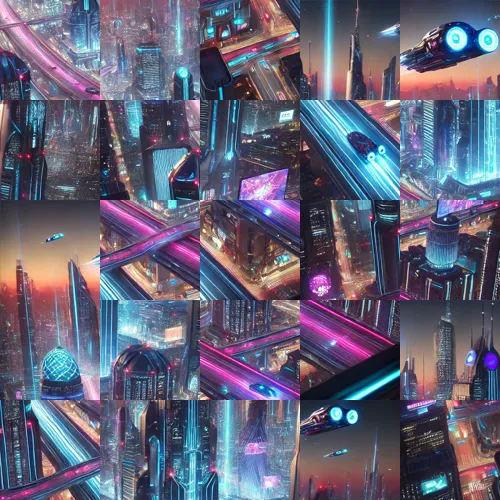
#> input picture jigsaw.webp, 500 x 500 px
$ python reassemble_grayscale.py
#> lines starting #> are read from the running program, lines starting #| are printed output that depends on the picture
from pathlib import Path
import numpy as np
from PIL import Image

def safe_open_rgb(path: Path) -> Image.Image:
    """Robust open + RGB conversion that handles alpha correctly."""
    img = Image.open(path)
#> img is the input picture: PIL image 500x500 RGB; mean R, G, B 98.7, 97.3, 118.8

    if img.mode in ('RGBA', 'LA', 'P'):
        # Composite on white background to avoid black-alpha artifacts
        if img.mode == 'P':
            img = img.convert('RGBA')
        bg = Image.new('RGB', img.size, (255, 255, 255))
        if img.mode == 'RGBA':
            bg.paste(img, mask=img.split()[-1])
        else:
            bg.paste(img)
        img = bg
    else:
        img = img.convert('RGB')
    return img

def reassemble_puzzle(scrambled_path: Path, grid_size: int = 5):
    img = safe_open_rgb(scrambled_path)
    w, h = img.size
#> w = 500; h = 500
    tw = w // grid_size
#> tw = 100
    th = h // grid_size
#> th = 100

    # Use exact tile grid size to avoid partial last row/column
    canvas_w = tw * grid_size
#> canvas_w = 500
    canvas_h = th * grid_size
#> canvas_h = 500

    print(f"Original size: {w}×{h} | Tile: {tw}×{th} | Canvas: {canvas_w}×{canvas_h}")
#| Original size: 500×500 | Tile: 100×100 | Canvas: 500×500

    if (w, h) != (canvas_w, canvas_h):
        print("⚠️  Warning: Image not perfectly divisible by 5 — using cropped canvas")

    # Mapping: (scrambled_row, scrambled_col) → (original_row, original_col)
    mapping = [
        ((0,0),(2,1)), ((0,1),(1,1)), ((0,2),(4,1)), ((0,3),(0,3)), ((0,4),(0,1)),
        ((1,0),(1,4)), ((1,1),(2,0)), ((1,2),(2,4)), ((1,3),(4,2)), ((1,4),(2,2)),
        ((2,0),(0,0)), ((2,1),(3,2)), ((2,2),(4,3)), ((2,3),(3,0)), ((2,4),(3,4)),
        ((3,0),(1,0)), ((3,1),(2,3)), ((3,2),(3,3)), ((3,3),(4,4)), ((3,4),(0,2)),
        ((4,0),(3,1)), ((4,1),(1,2)), ((4,2),(1,3)), ((4,3),(0,4)), ((4,4),(4,0))
    ]

    reconstructed = Image.new('RGB', (canvas_w, canvas_h))
#> reconstructed: PIL image 500x500 RGB; every value is 0

    for (sr, sc), (orow, ocol) in mapping:
        box = (sc * tw, sr * th, (sc + 1) * tw, (sr + 1) * th)
        tile = img.crop(box)
        paste_pos = (ocol * tw, orow * th)
        reconstructed.paste(tile, paste_pos)
#> this loop made 25 passes
#> pass 1, in reassemble_puzzle, `tile = img.crop(box)`:
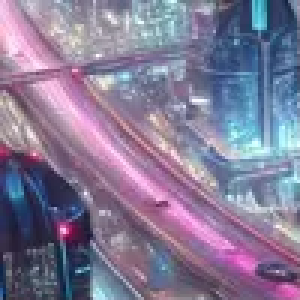
#> tile: PIL image 100x100 RGB (shown 3 times larger); mean R, G, B 131.7, 122.6, 150.9
#> pass 2, in reassemble_puzzle, `tile = img.crop(box)`:
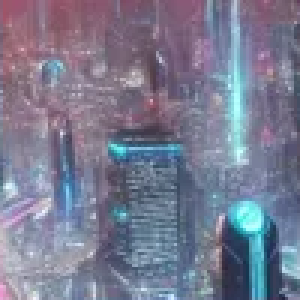
#> tile: PIL image 100x100 RGB (shown 3 times larger); mean R, G, B 120.8, 122.8, 144.4
#> pass 3, in reassemble_puzzle, `tile = img.crop(box)`:
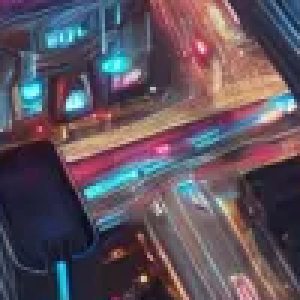
#> tile: PIL image 100x100 RGB (shown 3 times larger); mean R, G, B 94.9, 82.9, 93.6
#> after the loop:
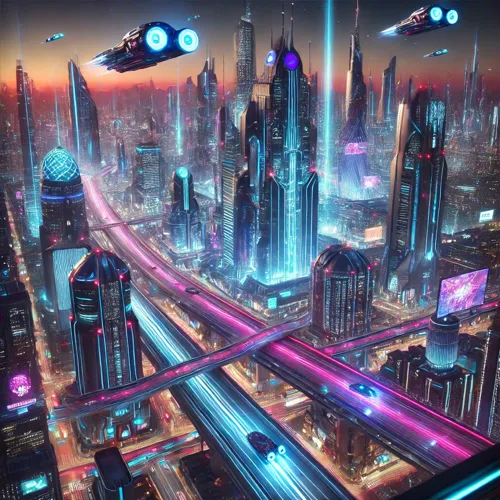
#> reconstructed: PIL image 500x500 RGB; mean R, G, B 98.7, 97.3, 118.8
#> after the loop:
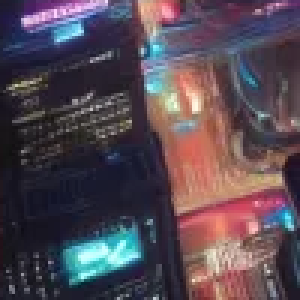
#> tile: PIL image 100x100 RGB (shown 3 times larger); mean R, G, B 86.3, 73.4, 83.5

    return reconstructed

def luminance_grayscale(img: Image.Image) -> Image.Image:
    """Exact luminance with proper rounding (most validators expect round, not truncate)."""
    rgb = np.array(img, dtype=np.float32)
    gray = (0.2126 * rgb[..., 0] +
            0.7152 * rgb[..., 1] +
            0.0722 * rgb[..., 2])
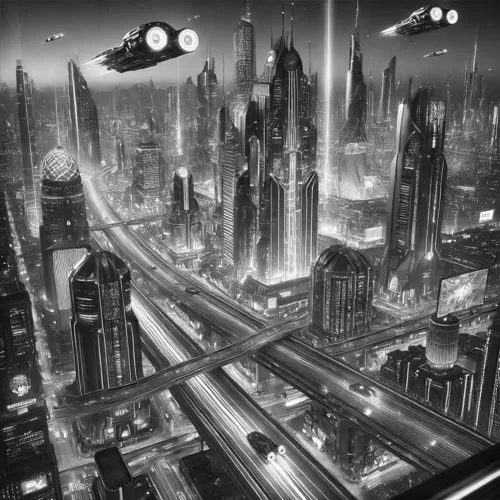
#> gray: shape (500, 500) float32; min 5.62, max 255, mean 99.2
    gray = np.round(gray).astype(np.uint8)   # ← key fix: round instead of truncate
    return Image.fromarray(gray, mode='L')

# ==================== MAIN ====================
if __name__ == "__main__":
    scrambled = Path("jigsaw.webp")

    if not scrambled.exists():
        print("❌ jigsaw.webp not found in current folder.")
    else:
        print("🔄 Reassembling 5×5 puzzle with robust handling...")
        recon = reassemble_puzzle(scrambled)

        print("🔄 Converting to exact luminance grayscale...")
        gray = luminance_grayscale(recon)

        # Save both (upload the PNG first)
        gray.save("reconstructed_grayscale.png", "PNG")
        gray.save("reconstructed_grayscale.webp", "WEBP", lossless=True, quality=100)

        print("\n✅ Done! Files created:")
        print("   • reconstructed_grayscale.png   ← UPLOAD THIS ONE FIRST")
        print("   • reconstructed_grayscale.webp")

        # Extra diagnostics
        arr = np.array(gray)
        print(f"\nGrayscale stats: shape={arr.shape}, min={arr.min()}, max={arr.max()}, mean={arr.mean():.2f}")
#| Grayscale stats: shape=(500, 500), min=6, max=255, mean=99.15
